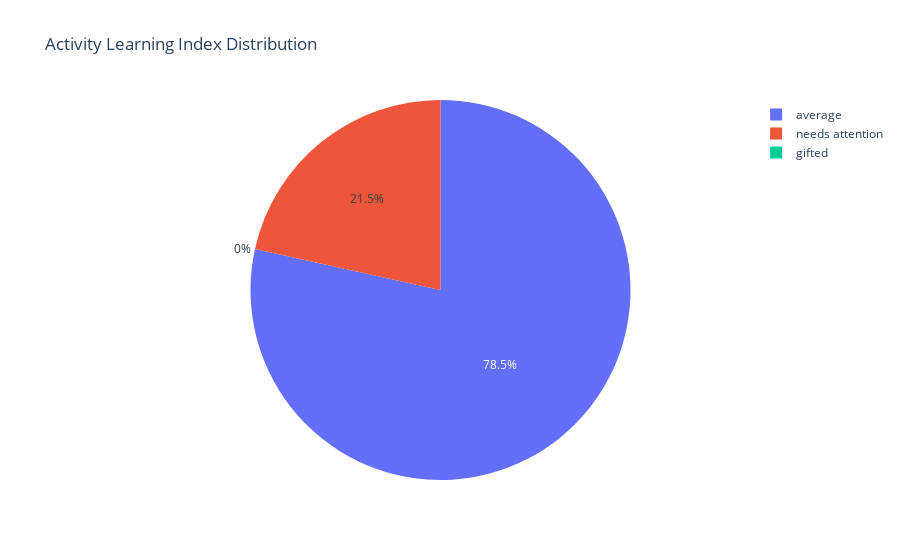

Notebook code cell kept with this figure:
### Code cell
# now we will go how to make an example pie chart 
import plotly.express as px
activity_log_columns = ['average_activity', 'gifted_activity', 'needs attention_activity'] 
curriculum_log_columns = ['average_curriculum', 'gifted_curriculum', 'poor_curriculum']
dig_log_columns = ['average_dig', 'gifted_dig', 'poor_dig']
fin_index_columns = ['average_fin', 'gifted_fin', 'poor_fin']
school_row = distribution_pct.loc[distribution_pct['schoolName'] == '003-MS-KHI-MLR', activity_log_columns].squeeze()
fig = px.pie(
    names=school_row.index.str.replace('_activity', ''),  # Clean label if needed
    values=school_row.values,
    title='Activity Learning Index Distribution'
)
fig.show()

### Figure 1 — Plotly figure (JSON) as saved in the notebook; plotly's stock layout.template omitted (floating-point values rounded to 4 significant figures)
{"data": [{"domain": {"x": [0, 1], "y": [0, 1]}, "hovertemplate": "label=%{label}<br>value=%{value}<extra></extra>", "labels": ["average", "gifted", "needs attention"], "legendgroup": "", "name": "", "showlegend": true, "type": "pie", "values": [0.7846, 0, 0.2154]}], "layout": {"legend": {"tracegroupgap": 0}, "title": {"text": "Activity Learning Index Distribution"}}}
